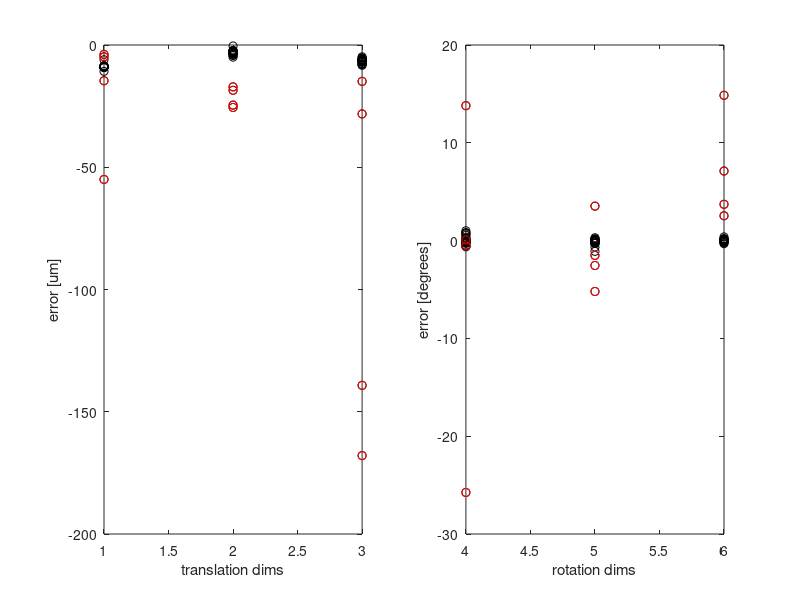
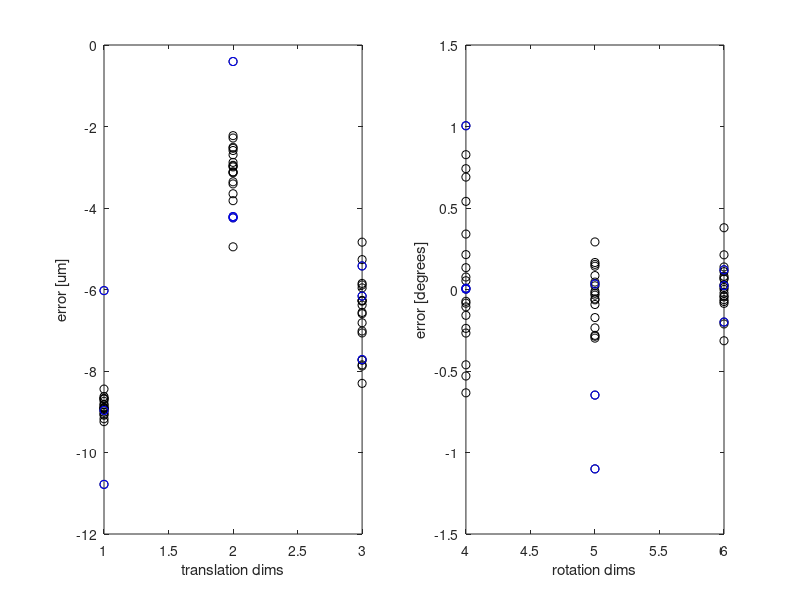
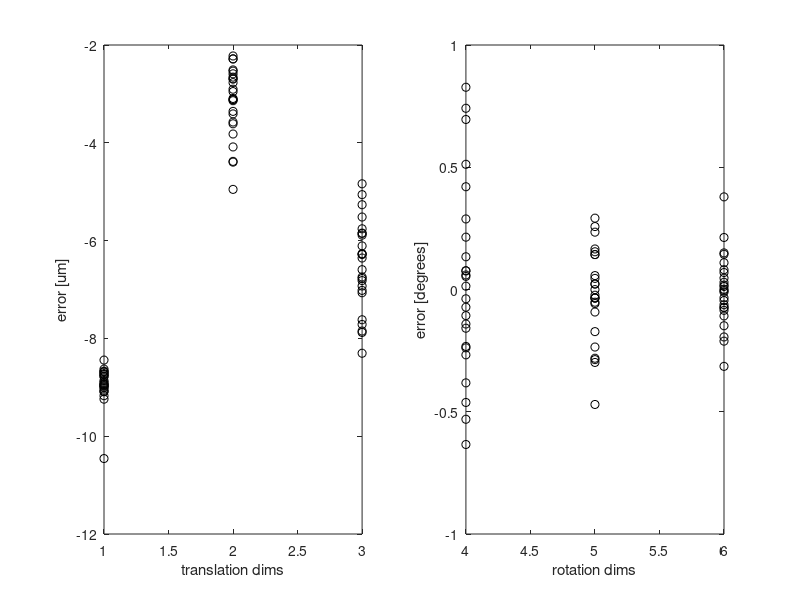

Here is the MATLAB script that generated these plots, in order:
% data from /Users/justin/Dropbox\ \(MIT\)/mac\ air/for\ corban/run_1_\(distribution_assesment\)_on_181010_at_1831_overnight_run_oct23-24 

clear all;
close all;

centroid = [318.7500 251.2500 202];

trans_2324 = [
[304.8073 238.5933 210.6438]
[308.7473 227.1119 203.1876]
[304.8881 238.3458 210.2563]
[304.7791 237.6391 209.2856]
[315.6180 219.5217 59.6870]
[303.4449 236.7027 209.6014]
[316.0959 244.2201 230.2684]
[305.0300 238.5568 211.1501]
[316.7314 215.8726 140.7544]
[305.1232 238.2979 212.1617]
[304.6654 237.4298 208.6964]
[305.0612 238.5551 210.7158]
[299.1379 215.7045 188.8153]
[305.0073 238.6611 211.1495]
[304.5786 236.2974 210.4057]
[304.7372 238.9673 210.1826]
[304.8557 238.1311 209.1218]
[305.0807 238.7404 210.7275]
[305.0707 238.7153 209.1503]
[304.5074 238.1353 209.9338]
[304.8053 237.8411 210.7301]
[304.6903 239.0257 209.9817]
[304.8271 237.8925 211.1116]
[307.7236 240.8448 211.5781]
[305.3067 238.1112 211.7338]
];

rot_2324 = [
[-1.5174 0.0374 -0.0717]
[-1.5196 0.0011 -0.0211]
[-1.5134 0.0343 -0.0700]
[-1.5063 0.0340 -0.0673]
[-1.4759 0.0271 0.1183]
[-1.5152 0.0277 -0.0732]
[-1.5478 -0.2423 0.0296]
[-1.5095 0.0345 -0.0704]
[-1.4879 0.0609 0.0844]
[-1.5197 0.0308 -0.0684]
[-1.5203 0.0333 -0.0709]
[-1.5055 0.0299 -0.0661]
[-1.2776 -0.0559 -0.0254]
[-1.5171 0.0400 -0.0679]
[-1.5265 0.0374 -0.0696]
[-1.5226 0.0339 -0.0698]
[-1.5175 0.0353 -0.0706]
[-1.5295 0.0376 -0.0632]
[-1.5212 0.0297 -0.0753]
[-1.5147 0.0378 -0.0711]
[-1.5161 0.0343 -0.0686]
[-1.5040 0.0319 -0.0735]
[-1.5231 0.0357 -0.0693]
[-1.5009 0.0157 -0.0677]
[-1.5277 0.0300 -0.0713]
];

trans_2425 = [
[304.8510 238.3692 210.4369]
[309.9032 224.1347 202.1209]
[304.9211 238.2823 210.6172]
[304.8408 237.6001 209.2643]
[308.9418 222.7231 77.7877]
[302.9674 237.0090 209.2801]
[304.7826 237.0401 210.8376]
[304.9279 238.2586 211.0395]
[258.7663 216.6802 49.0685]
];

rot_2425 = [
[-1.5199 0.0364 -0.0705]
[-1.5281 -0.0095 -0.0051]
[-1.5125 0.0347 -0.0702]
[-1.5064 0.0338 -0.0674]
[-1.5173 0.0085 0.0544]
[-1.5183 0.0236 -0.0733]
[-1.5184 0.0355 -0.0694]
[-1.5090 0.0345 -0.0687]
[-1.9679 0.0964 0.1894]
];

trans_bad_super_seed = [
[305.0124 236.8703 211.2418]
[304.9666 238.9645 211.9400]
[303.2932 236.8549 209.3815]
[304.7822 237.1655 210.8914]
[304.7537 238.1568 211.4822]
[304.9746 238.4809 210.2254]
[304.6590 237.6751 210.0719]
];

rot_bad_super_seed = [
[-1.5182 0.0394 -0.0690]
[-1.5111 0.0343 -0.0699]
[-1.5171 0.0267 -0.0732]
[-1.5209 0.0349 -0.0695]
[-1.5251 0.0359 -0.0672]
[-1.5225 0.0390 -0.0711]
[-1.5191 0.0353 -0.0724]
];

a = size(trans_2324);
b = size(trans_2425);

trans_ground_truth = [-5 -10 15];
rot_ground_truth = [-87 2 -4]*pi/180;

trans_2324_zerod = trans_2324-centroid-trans_ground_truth;
rot_2324_zerod = rot_2324-rot_ground_truth;

trans_2425_zerod = trans_2425-centroid-trans_ground_truth;
rot_2425_zerod = rot_2425-rot_ground_truth;

trans_bad_super_seed_zerod = trans_bad_super_seed-centroid-trans_ground_truth;
rot_bad_super_seed_zerod = rot_bad_super_seed-rot_ground_truth;

trans_comp = [trans_2425_zerod;trans_2324_zerod(b(1)+1:end,:)];
rot_comp = [rot_2425_zerod;rot_2324_zerod(b(1)+1:end,:)];

N = 1:a(1); 
bad = [2 5 9 13];
kinda_bad = [6 7 24];
all_bad = sort([bad kinda_bad]);
all_good = N(~ismember(N,all_bad));
good = N(~ismember(N,bad));

trans_comp_super_seed = [trans_2324_zerod(all_good,:);trans_bad_super_seed_zerod];
rot_comp_super_seed = [rot_2324_zerod(all_good,:);rot_bad_super_seed_zerod];

f = figure;
subplot(1,2,1);
plot(1*ones(1,a(1)),trans_comp(:,1),'ko');
hold on;
plot(2*ones(1,a(1)),trans_comp(:,2),'ko');
plot(3*ones(1,a(1)),trans_comp(:,3),'ko');
plot(1*ones(1,numel(bad)),trans_comp(bad,1),'ro');
plot(2*ones(1,numel(bad)),trans_comp(bad,2),'ro');
plot(3*ones(1,numel(bad)),trans_comp(bad,3),'ro');
hold off;
xlabel('translation dims');
ylabel('error [um]');

subplot(1,2,2);
plot(4*ones(1,a(1)),rot_comp(:,1)*180/pi,'ko');
hold on;
plot(5*ones(1,a(1)),rot_comp(:,2)*180/pi,'ko');
plot(6*ones(1,a(1)),rot_comp(:,3)*180/pi,'ko');
plot(4*ones(1,numel(bad)),rot_comp(bad,1)*180/pi,'ro');
plot(5*ones(1,numel(bad)),rot_comp(bad,2)*180/pi,'ro');
plot(6*ones(1,numel(bad)),rot_comp(bad,3)*180/pi,'ro');
hold off;
xlabel('rotation dims');
ylabel('error [degrees]');

print(f,'figure1.png','-dpng');

f = figure;
subplot(1,2,1);
plot(1*ones(1,numel(good)),trans_comp(good,1),'ko');
hold on;
plot(2*ones(1,numel(good)),trans_comp(good,2),'ko');
plot(3*ones(1,numel(good)),trans_comp(good,3),'ko');
plot(1*ones(1,numel(kinda_bad)),trans_comp(kinda_bad,1),'bo');
plot(2*ones(1,numel(kinda_bad)),trans_comp(kinda_bad,2),'bo');
plot(3*ones(1,numel(kinda_bad)),trans_comp(kinda_bad,3),'bo');
hold off;
xlabel('translation dims');
ylabel('error [um]');

subplot(1,2,2);
plot(4*ones(1,numel(good)),rot_comp(good,1)*180/pi,'ko');
hold on;
plot(5*ones(1,numel(good)),rot_comp(good,2)*180/pi,'ko');
plot(6*ones(1,numel(good)),rot_comp(good,3)*180/pi,'ko');
plot(4*ones(1,numel(kinda_bad)),rot_comp(kinda_bad,1)*180/pi,'bo');
plot(5*ones(1,numel(kinda_bad)),rot_comp(kinda_bad,2)*180/pi,'bo');
plot(6*ones(1,numel(kinda_bad)),rot_comp(kinda_bad,3)*180/pi,'bo');
hold off;
xlabel('rotation dims');
ylabel('error [degrees]');

print(f,'figure2.png','-dpng');

f = figure;
subplot(1,2,1);
plot(1*ones(1,a(1)),trans_comp_super_seed(:,1),'ko');
hold on;
plot(2*ones(1,a(1)),trans_comp_super_seed(:,2),'ko');
plot(3*ones(1,a(1)),trans_comp_super_seed(:,3),'ko');
hold off;
xlabel('translation dims');
ylabel('error [um]');

subplot(1,2,2);
plot(4*ones(1,a(1)),rot_comp_super_seed(:,1)*180/pi,'ko');
hold on;
plot(5*ones(1,a(1)),rot_comp_super_seed(:,2)*180/pi,'ko');
plot(6*ones(1,a(1)),rot_comp_super_seed(:,3)*180/pi,'ko');
hold off;
xlabel('rotation dims');
ylabel('error [degrees]');

print(f,'figure3.png','-dpng');
